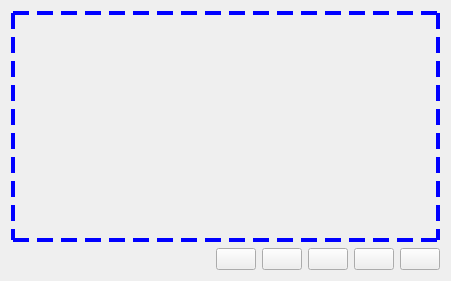
<?xml version="1.0" encoding="UTF-8"?>
<ui version="4.0">
 <class>main_window</class>
 <widget class="QWidget" name="main_window">
  <property name="geometry">
   <rect>
    <x>0</x>
    <y>0</y>
    <width>451</width>
    <height>281</height>
   </rect>
  </property>
  <property name="windowTitle">
   <string>Screenshot</string>
  </property>
  <property name="styleSheet">
   <string notr="true"/>
  </property>
  <layout class="QVBoxLayout" name="verticalLayout_2">
   <item>
    <widget class="QWidget" name="shotArea" native="true">
     <property name="sizePolicy">
      <sizepolicy hsizetype="Preferred" vsizetype="Expanding">
       <horstretch>0</horstretch>
       <verstretch>0</verstretch>
      </sizepolicy>
     </property>
     <property name="styleSheet">
      <string notr="true">border: 4px dashed blue;
background: transparent;</string>
     </property>
    </widget>
   </item>
   <item>
    <layout class="QHBoxLayout" name="horizontalLayout">
     <item>
      <spacer name="horizontalSpacer">
       <property name="orientation">
        <enum>Qt::Horizontal</enum>
       </property>
       <property name="sizeHint" stdset="0">
        <size>
         <width>40</width>
         <height>20</height>
        </size>
       </property>
      </spacer>
     </item>
     <item>
      <widget class="QPushButton" name="closeBtn">
       <property name="text">
        <string/>
       </property>
       <property name="icon">
        <iconset>
         <normaloff>icon/close.png</normaloff>icon/close.png</iconset>
       </property>
       <property name="iconSize">
        <size>
         <width>16</width>
         <height>16</height>
        </size>
       </property>
      </widget>
     </item>
     <item>
      <widget class="QPushButton" name="saveBtn">
       <property name="text">
        <string/>
       </property>
       <property name="icon">
        <iconset>
         <normaloff>icon/save.png</normaloff>icon/save.png</iconset>
       </property>
      </widget>
     </item>
     <item>
      <widget class="QPushButton" name="shotBtn">
       <property name="text">
        <string/>
       </property>
       <property name="icon">
        <iconset>
         <normaloff>icon/screenshot.png</normaloff>icon/screenshot.png</iconset>
       </property>
      </widget>
     </item>
     <item>
      <widget class="QPushButton" name="moveBtn">
       <property name="text">
        <string/>
       </property>
       <property name="icon">
        <iconset>
         <normaloff>icon/move.png</normaloff>icon/move.png</iconset>
       </property>
      </widget>
     </item>
     <item>
      <widget class="QPushButton" name="resizeBtn">
       <property name="text">
        <string/>
       </property>
       <property name="icon">
        <iconset>
         <normaloff>icon/resize.png</normaloff>icon/resize.png</iconset>
       </property>
      </widget>
     </item>
    </layout>
   </item>
  </layout>
 </widget>
 <resources/>
 <connections/>
</ui>
